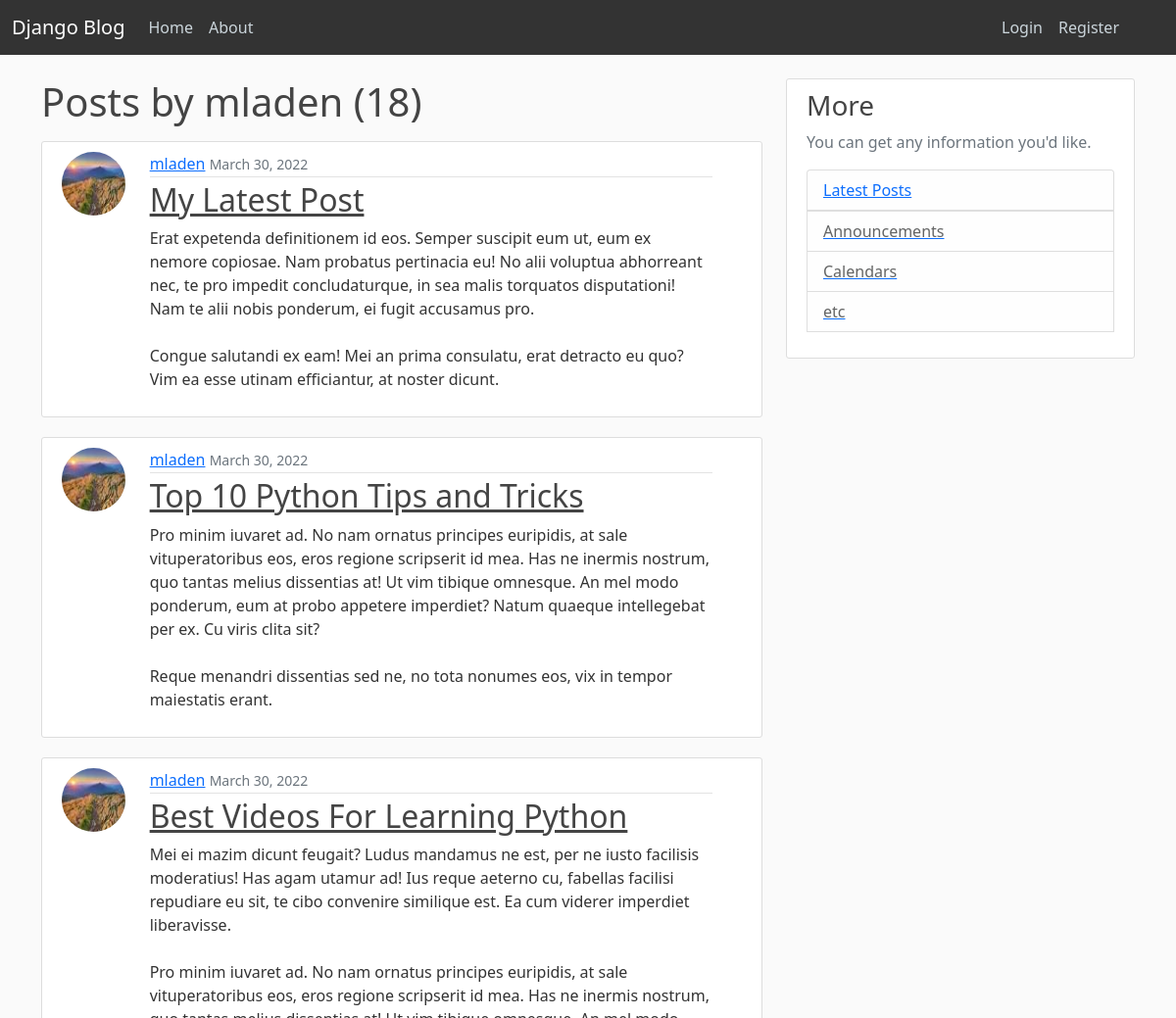
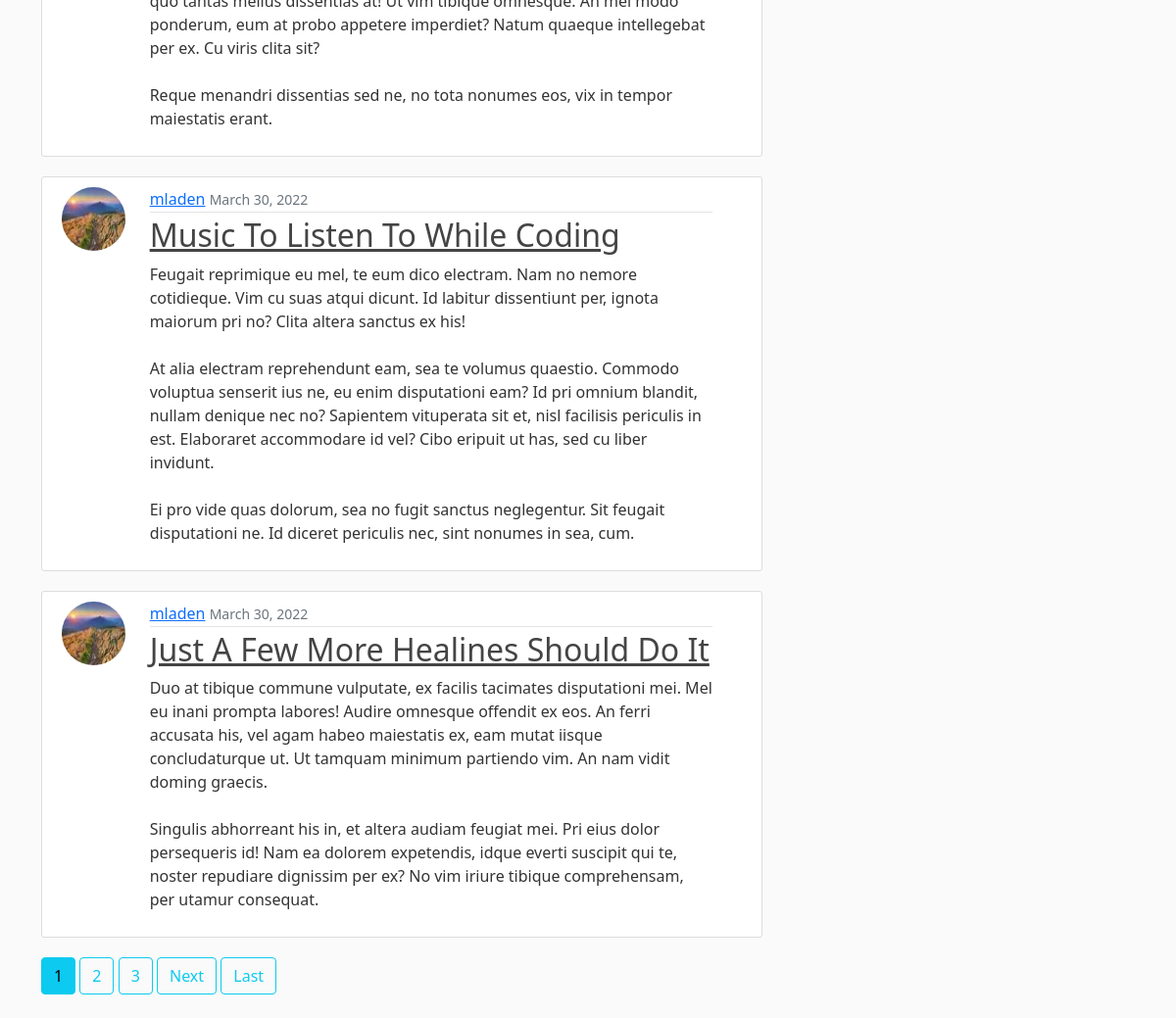
Screenshot of /user/mladen with the database file from the repository (2 pictures, top to bottom).
### blog/models.py (models this page shows, shortened)
class Post(models.Model):
    title = models.CharField(max_length=100)
    content = models.TextField()
    date_posted = models.DateTimeField(default=timezone.now)
    author = models.ForeignKey(User, on_delete=models.CASCADE)

### users/models.py (models this page shows, shortened)
class Profile(models.Model):
    user = models.OneToOneField(User, on_delete=models.CASCADE)
    image = models.ImageField(default='default.jpg', upload_to='profile_pics')

### blog/views.py (the view)
# urls.py: path('user/<str:username>', UserPostListView.as_view(), name='user-posts'),
class UserPostListView(ListView):
    model = Post
    template_name='blog/user_posts.html'
    context_object_name = 'posts'
    paginate_by = 5
    def get_queryset(self):
        user = get_object_or_404(User, username=self.kwargs.get('username'))
        return Post.objects.filter(author=user).order_by('-date_posted')

### blog/templates/blog/user_posts.html (shortened to what this page needs)
{% extends 'blog/base.html' %}
{% block content %}
    <h1 class="mb-3">Posts by {{ view.kwargs.username }} ({{ page_obj.paginator.count }})</h1>
    {% for post in posts %}
        <article class="media content-section">
            <div class="row">
                <div class="col-2">
                    <img class="rounded-circle article-img" src="{{ post.author.profile.image.url }}">
                </div>
                <div class="col">
                    <div style="position: relative; right: 30px;" class="media-body">
                        <div class="article-metadata">
                            <a class="mr-2" href="{% url 'user-posts' post.author.username %}">{{ post.author }}</a>
                            <small class="text-muted">{{ post.date_posted|date:"F d, Y" }}</small>
                        </div>
                        <h2><a class="article-title" href="{% url 'post-detail' post.id %}">{{ post.title }}</a></h2>
                        <p class="article-content">{{ post.content }}</p>
                    </div>
                </div>
            </div>
        </article>
    {% endfor %}
    {% if is_paginated %}
        {% for num in page_obj.paginator.page_range %}
            {% if page_obj.number == num %}
                <a class="btn btn-info mb-4" href="?page={{ num }}">{{ num }}</a>
            {% elif num > page_obj.number|add:'-3' and num < page_obj.number|add:'3' %}
            <a class="btn btn-outline-info mb-4" href="?page={{ num }}">{{ num }}</a>
            {% endif %}
        {% endfor %}
        {% if page_obj.has_next %}
            <a class="btn btn-outline-info mb-4" href="?page={{ page_obj.next_page_number }}">Next</a>
            <a class="btn btn-outline-info mb-4" href="?page={{ page_obj.paginator.num_pages }}">Last</a>
        {% endif %}
    {% endif %}
{% endblock content %}

### blog/static/blog/main.css (style rules this page uses)
body { background: #fafafa; color: #333333; margin-top: 5rem; }
h1, h2, h3, h4, h5, h6 { color: #444444; }
.content-section { background: #ffffff; padding: 10px 20px; border: 1px solid #dddddd; border-radius: 3px; margin-bottom: 20px; }
.article-title { color: #444444; }
.article-content { white-space: pre-line; }
.article-img { height: 65px; width: 65px; margin-right: 16px; }
.article-metadata { padding-bottom: 1px; margin-bottom: 4px; border-bottom: 1px solid #e3e3e3 }

### rows the page displays
Post: author.profile.image (placeholder picture), author "mladen", date_posted "March 30, 2022", title "My Latest Post", content "Erat expetenda definitionem id eos. Semper suscipit eum ut, eum ex nemore copiosae. Nam probatus pertinacia eu! No alii voluptua abhorreant nec, te pro impedit concludaturque, in sea malis torquatos disputationi! Nam te alii nobis ponderum, ei fugit accusamus pro. Congue salutandi ex eam! Mei an prima consulatu, erat detracto eu quo? Vim ea esse utinam efficiantur, at noster dicunt."
Post: author.profile.image (placeholder picture), author "mladen", date_posted "March 30, 2022", title "Top 10 Python Tips and Tricks", content "Pro minim iuvaret ad. No nam ornatus principes euripidis, at sale vituperatoribus eos, eros regione scripserit id mea. Has ne inermis nostrum, quo tantas melius dissentias at! Ut vim tibique omnesque. An mel modo ponderum, eum at probo appetere imperdiet? Natum quaeque intellegebat per ex. Cu viris clita sit? Reque menandri dissentias sed ne, no tota nonumes eos, vix in tempor maiestatis erant."
Post: author.profile.image (placeholder picture), author "mladen", date_posted "March 30, 2022", title "Best Videos For Learning Python", content "Mei ei mazim dicunt feugait? Ludus mandamus ne est, per ne iusto facilisis moderatius! Has agam utamur ad! Ius reque aeterno cu, fabellas facilisi repudiare eu sit, te cibo convenire similique est. Ea cum viderer imperdiet liberavisse. Pro minim iuvaret ad. No nam ornatus principes euripidis, at sale vituperatoribus eos, eros regione scripserit id mea. Has ne inermis nostrum, quo tantas melius dissentias at! Ut vim tibique omnesque. An mel modo ponderum, eum at probo appetere imperdiet? Natum quaeque intellegebat per ex. Cu viris clita sit? Reque menandri dissentias sed ne, no tota nonumes eos, vix in tempor maiestatis erant."
Post: author.profile.image (placeholder picture), author "mladen", date_posted "March 30, 2022", title "Music To Listen To While Coding", content "Feugait reprimique eu mel, te eum dico electram. Nam no nemore cotidieque. Vim cu suas atqui dicunt. Id labitur dissentiunt per, ignota maiorum pri no? Clita altera sanctus ex his! At alia electram reprehendunt eam, sea te volumus quaestio. Commodo voluptua senserit ius ne, eu enim disputationi eam? Id pri omnium blandit, nullam denique nec no? Sapientem vituperata sit et, nisl facilisis periculis in est. Elaboraret accommodare id vel? Cibo eripuit ut has, sed cu liber invidunt. Ei pro vide quas dolorum, sea no fugit sanctus neglegentur. Sit feugait disputationi ne. Id diceret periculis nec, sint nonumes in sea, cum."
Post: author.profile.image (placeholder picture), author "mladen", date_posted "March 30, 2022", title "Just A Few More Healines Should Do It", content "Duo at tibique commune vulputate, ex facilis tacimates disputationi mei. Mel eu inani prompta labores! Audire omnesque offendit ex eos. An ferri accusata his, vel agam habeo maiestatis ex, eam mutat iisque concludaturque ut. Ut tamquam minimum partiendo vim. An nam vidit doming graecis. Singulis abhorreant his in, et altera audiam feugiat mei. Pri eius dolor persequeris id! Nam ea dolorem expetendis, idque everti suscipit qui te, noster repudiare dignissim per ex? No vim iriure tibique comprehensam, per utamur consequat."

### other values shown
{{ view.kwargs.username }} "mladen"
{{ page_obj.paginator.count }} "18"
{{ num }} "1"
{{ num }} "2" "3"
